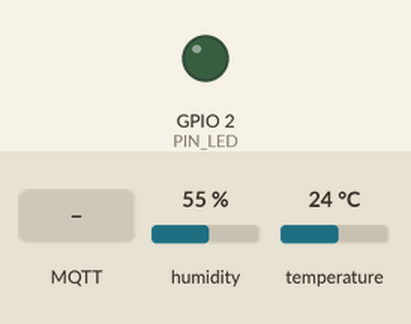
This program was run on a simulated ESP32. On the bench: output pins drawn as LEDs (lit = HIGH). The inputs (shaded band) are chosen by the test bench; at power-on: humidity 55 %, temperature 24 °C. WiFi joins after 1.5 s; servers stay silent unless stated; no MQTT or app messages arrive unless stated; what the program prints to the serial monitor is not drawn.

Above: at 3.5 s.
3.6 s: MQTT message "ON" arrives on the first subscribed topic
At 3.9 s:
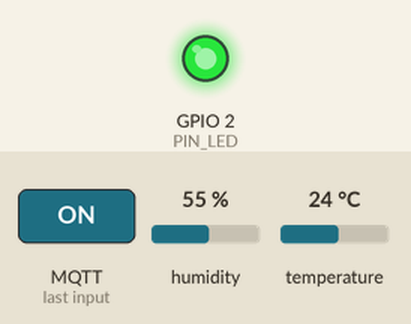
5.1 s: MQTT message "OFF" arrives on the first subscribed topic
At 6.2 s:
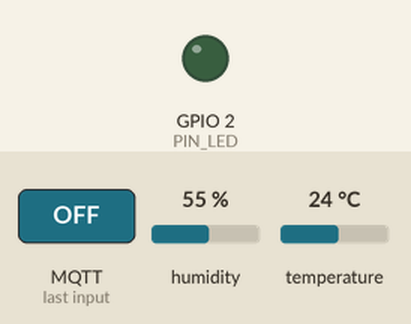
6.6 s: MQTT message "on" arrives on the first subscribed topic
At 7.5 s:
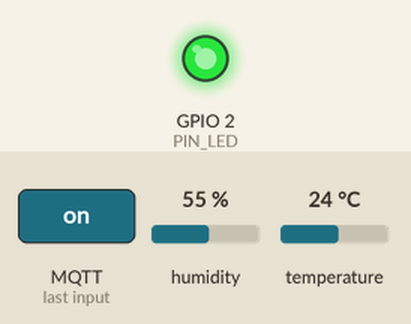
8.1 s: MQTT message "off" arrives on the first subscribed topic
At 8.4 s:
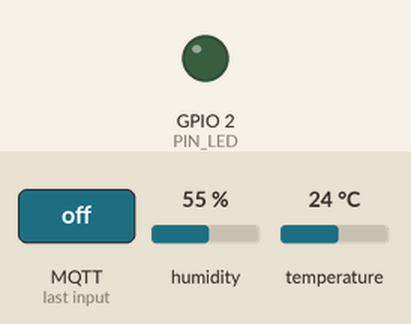
Timing chart, 0 to 10.6 s (numbered marks = the images above; inputs shaded):
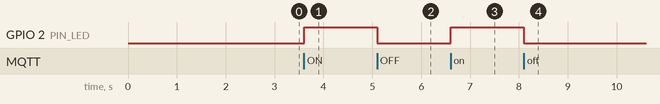

Measured:
- after the input at 3.6 s, GPIO 2 (PIN_LED): LOW → HIGH at once
- after the input at 5.1 s, GPIO 2 (PIN_LED): HIGH → LOW at once
- after the input at 6.6 s, GPIO 2 (PIN_LED): LOW → HIGH at once
- after the input at 8.1 s, GPIO 2 (PIN_LED): HIGH → LOW at once

The program:

main.cpp
```cpp
// Laboratorio 13 - Parte A: ESP32 + DHT22 + LED con MQTT y Node-RED
// Código de la guía; solo se reemplazó "tuapellido" por el identificador del estudiante.
#include <Arduino.h>
#include <WiFi.h>
#include <PubSubClient.h>
#include <ArduinoJson.h>
#include <DHTesp.h>

const char* WIFI_SSID = "Wokwi-GUEST";
const char* WIFI_PASSWORD = "";
const char* MQTT_HOST = "test.mosquitto.org";
const int MQTT_PORT = 1883;
const char* ID = "floresvalencia";
const int PIN_DHT = 15;
const int PIN_LED = 2;
const unsigned long INTERVALO = 5000;

WiFiClient red;
PubSubClient mqtt(red);
DHTesp dht;

String base;
String topicTelemetria;
String topicComando;
String topicAuditoria;
unsigned long ultimaPublicacion = 0;
uint32_t secuencia = 1;

void publicarAuditoria(const String& evento) {
  mqtt.publish(topicAuditoria.c_str(), evento.c_str());
  Serial.println("[AUDITORÍA] " + evento);
}

void recibir(char* topic, byte* payload, unsigned int length) {
  String mensaje;
  for (unsigned int i = 0; i < length; i++) mensaje += (char)payload[i];
  mensaje.trim();
  mensaje.toUpperCase();
  Serial.printf("[MQTT] Recibido en %s: %s\n", topic, mensaje.c_str());
  if (mensaje == "ON") {
    digitalWrite(PIN_LED, HIGH);
    publicarAuditoria("COMANDO_ACEPTADO:ON");
  } else if (mensaje == "OFF") {
    digitalWrite(PIN_LED, LOW);
    publicarAuditoria("COMANDO_ACEPTADO:OFF");
  } else {
    publicarAuditoria("COMANDO_RECHAZADO:ACCION_INVALIDA");
  }
}

void conectarWiFi() {
  WiFi.mode(WIFI_STA);
  WiFi.begin(WIFI_SSID, WIFI_PASSWORD, 6);
  Serial.print("Conectando a Wi-Fi");
  while (WiFi.status() != WL_CONNECTED) { delay(500); Serial.print("."); }
  Serial.println("\n[OK] Wi-Fi conectado");
}

void conectarMQTT() {
  while (!mqtt.connected()) {
    String cliente = String("lab13-") + ID + "-" + String((uint32_t)ESP.getEfuseMac(), HEX);
    Serial.print("Conectando a MQTT...");
    if (mqtt.connect(cliente.c_str())) {
      Serial.println("OK");
      mqtt.subscribe(topicComando.c_str());
      publicarAuditoria("DISPOSITIVO_CONECTADO");
    } else {
      Serial.printf("falló, estado=%d\n", mqtt.state());
      delay(2000);
    }
  }
}

void publicarTelemetria() {
  TempAndHumidity lectura = dht.getTempAndHumidity();
  if (isnan(lectura.temperature) || isnan(lectura.humidity)) return;
  JsonDocument json;
  json["dispositivo"] = ID;
  json["temperatura"] = round(lectura.temperature * 10) / 10.0;
  json["humedad"] = round(lectura.humidity * 10) / 10.0;
  json["led"] = digitalRead(PIN_LED) ? "ON" : "OFF";
  json["secuencia"] = secuencia++;
  json["uptime"] = millis();
  String mensaje;
  serializeJson(json, mensaje);
  mqtt.publish(topicTelemetria.c_str(), mensaje.c_str());
  Serial.println("[TELEMETRÍA] " + mensaje);
}

void setup() {
  Serial.begin(115200);
  delay(800);
  pinMode(PIN_LED, OUTPUT);
  digitalWrite(PIN_LED, LOW);
  dht.setup(PIN_DHT, DHTesp::DHT22);
  base = String("tecsup/ii3010/lab13/") + ID;
  topicTelemetria = base + "/telemetria";
  topicComando = base + "/comando";
  topicAuditoria = base + "/auditoria";
  conectarWiFi();
  mqtt.setServer(MQTT_HOST, MQTT_PORT);
  mqtt.setCallback(recibir);
  mqtt.setBufferSize(512);
  conectarMQTT();
  publicarTelemetria();
}

void loop() {
  if (WiFi.status() != WL_CONNECTED) conectarWiFi();
  if (!mqtt.connected()) conectarMQTT();
  mqtt.loop();
  if (millis() - ultimaPublicacion >= INTERVALO) {
    ultimaPublicacion = millis();
    publicarTelemetria();
  }
  delay(10);
}
```
